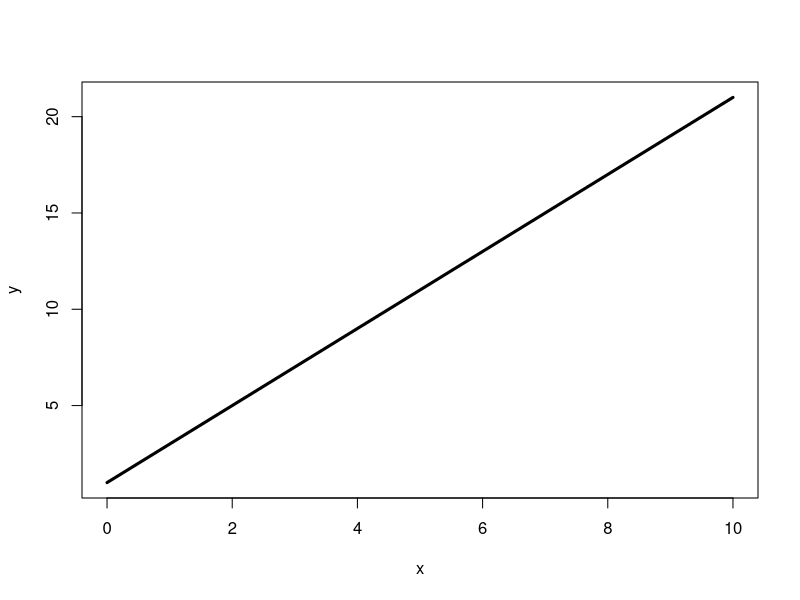
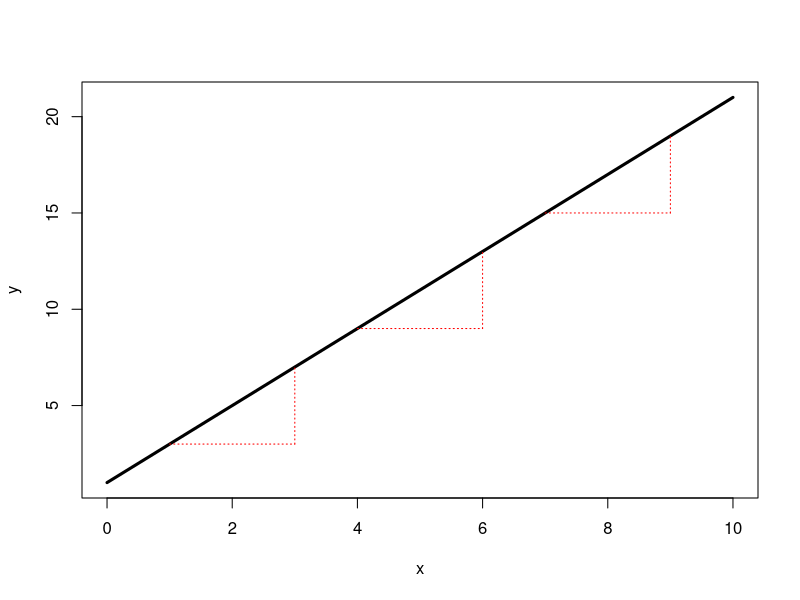
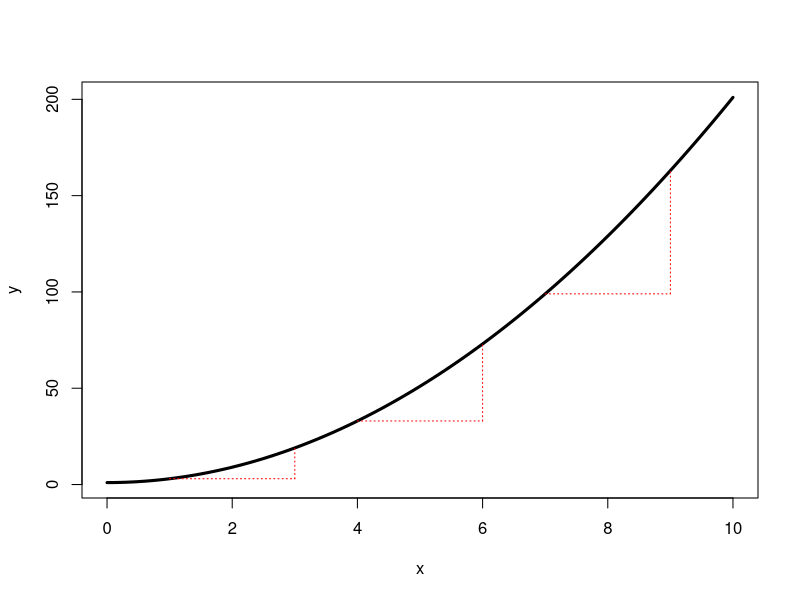
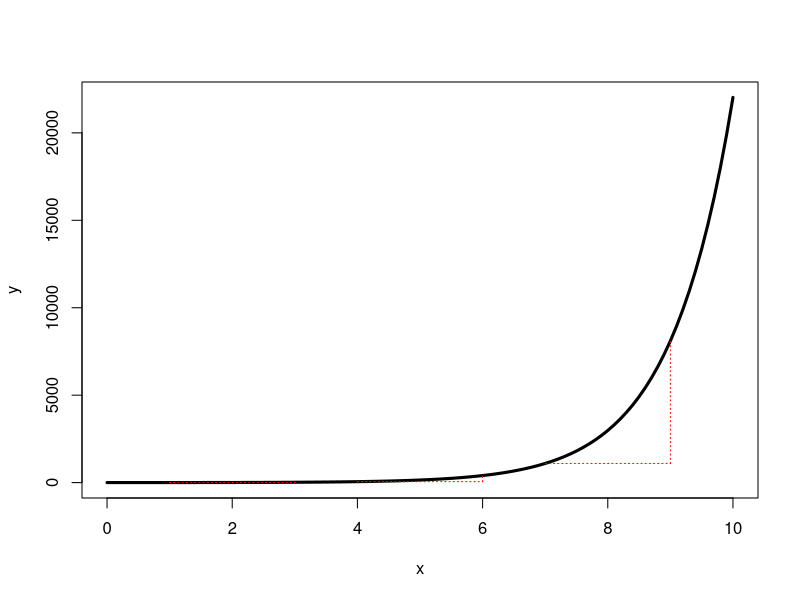
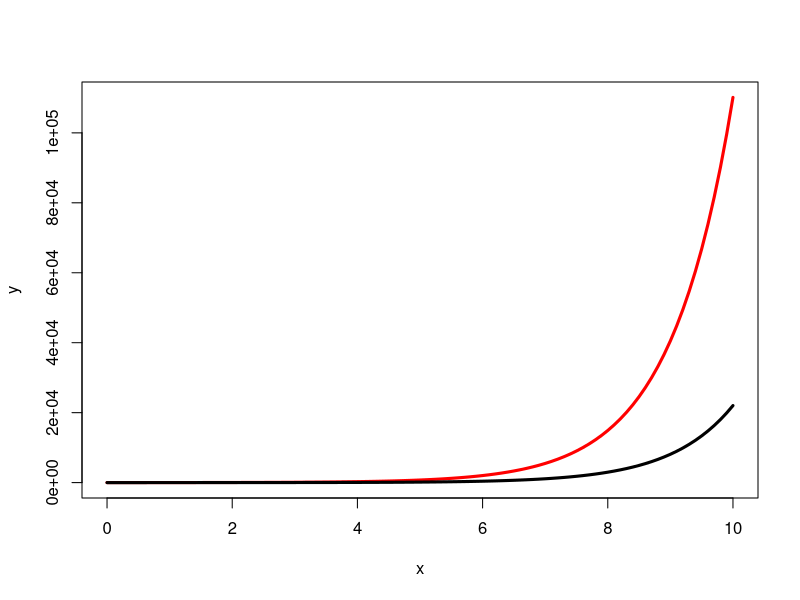
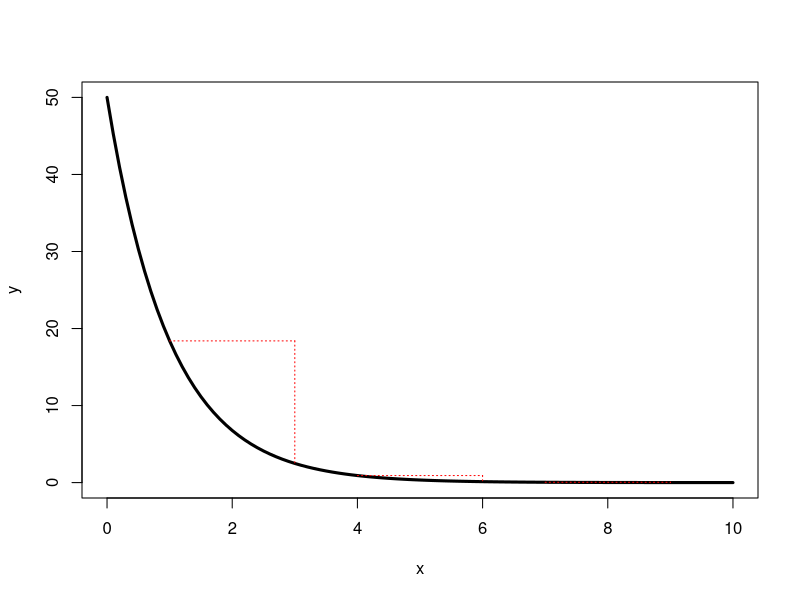
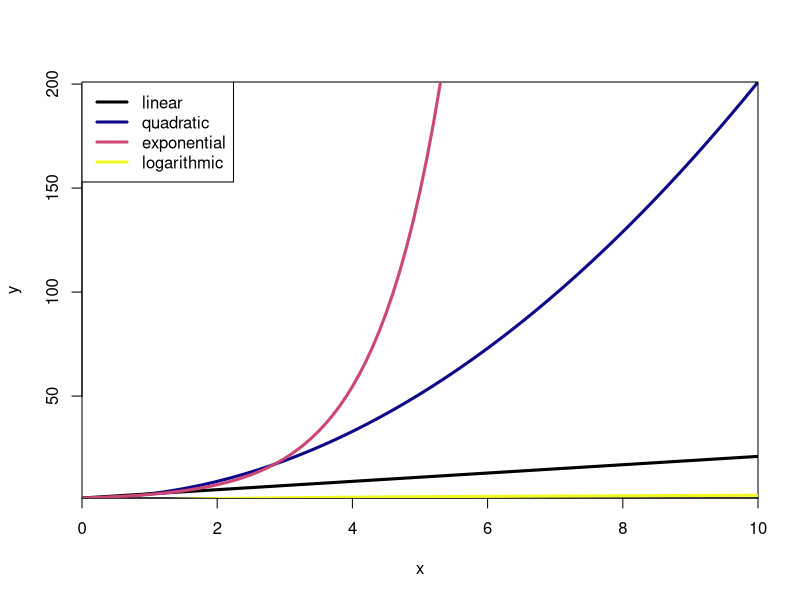
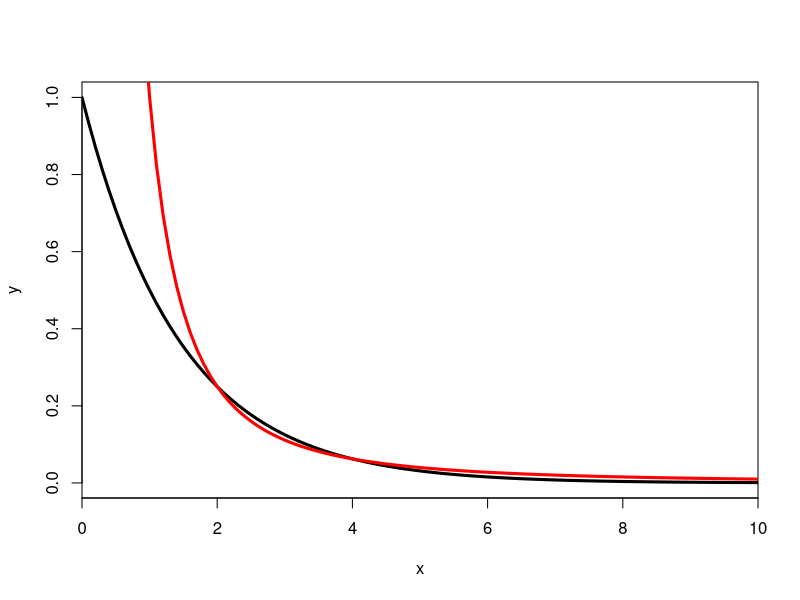

Write the R code that produced these figures, in order.
## ---- chunk 1
#| fig-asp: 1
m <- 2
b <- 1
curve(m*x+b, 0, 10, lwd=3, xlab="x", ylab="y")
## ---- chunk 2
#| fig-asp: 1
# define a linear function
lin <- function(x,m=2,b=1) m*x + b
# draw curve, add increments
curve(lin(x), 0, 10, lwd=3, xlab="x", ylab="y")
segments(1,lin(1),3,lin(1), col="red", lty=3)
segments(3,lin(1),3,lin(3), col="red", lty=3)
segments(4,lin(4),6,lin(4), col="red", lty=3)
segments(6,lin(4),6,lin(6), col="red", lty=3)
segments(7,lin(7),9,lin(7), col="red", lty=3)
segments(9,lin(7),9,lin(9), col="red", lty=3)
## ---- chunk 3
#| fig-asp: 1
# quadratic function
quad <- function(x,m=2,b=1) m*x^2+b
curve(quad(x), 0, 10, lwd=3, xlab="x", ylab="y")
segments(1,quad(1),3,quad(1), col="red", lty=3)
segments(3,quad(1),3,quad(3), col="red", lty=3)
segments(4,quad(4),6,quad(4), col="red", lty=3)
segments(6,quad(4),6,quad(6), col="red", lty=3)
segments(7,quad(7),9,quad(7), col="red", lty=3)
segments(9,quad(7),9,quad(9), col="red", lty=3)
## ---- chunk 4
#| fig-asp: 1
curve(exp(x), 0, 10, lwd=3, xlab="x", ylab="y")
segments(1,exp(1),3,exp(1), col="red", lty=3)
segments(3,exp(1),3,exp(3), col="red", lty=3)
segments(4,exp(4),6,exp(4), col="red", lty=3)
segments(6,exp(4),6,exp(6), col="red", lty=3)
segments(7,exp(7),9,exp(7), col="red", lty=3)
segments(9,exp(7),9,exp(9), col="red", lty=3)
## ---- chunk 5
#| fig-asp: 1
curve(5*exp(x), 0, 10, lwd=3, col="red", xlab="x", ylab="y")
curve(1*exp(x), 0, 10, lwd=3, col="black", add=TRUE)
## ---- chunk 6
#| fig-asp: 1
curve(50*exp(-x), 0, 10, lwd=3, xlab="x", ylab="y")
segments(1,50*exp(-1),3,50*exp(-1), col="red", lty=3)
segments(3,50*exp(-1),3,50*exp(-3), col="red", lty=3)
segments(4,50*exp(-4),6,50*exp(-4), col="red", lty=3)
segments(6,50*exp(-4),6,50*exp(-6), col="red", lty=3)
segments(7,50*exp(-7),9,50*exp(-7), col="red", lty=3)
segments(9,50*exp(-7),9,50*exp(-9), col="red", lty=3)
## ---- chunk 7
#| fig-asp: 1
# draw exp first to make sure axes fit
require(viridisLite)
c <- plasma(3)
curve(quad(x), 0, 10, lwd=3, col=c[1],
      xlab="x", ylab="y",
      xaxs="i", yaxs="i")
curve(lin(x), 0, 10, lwd=3, col="black", add=TRUE)
curve(exp(x), 0, 10, lwd=3, col=c[2], add=TRUE)
curve(log(x), 0.01, 10, lwd=3, col=c[3], add=TRUE)
legend("topleft", c("linear","quadratic","exponential","logarithmic"),
       col=c("black",c), lty=1, lwd=3)
## ---- chunk 8
#| fig-asp: 1
curve(0.5^x,0, 10, lwd=3, xaxs="i", xlab="x", ylab="y")
curve(x^-2, 0, 10, lwd=3, col="red", add=TRUE)
## ---- chunk 9
#| fig-asp: 1
x <- seq(0,30,length=500)
# transmissibility function fp> 0 fpp < 0
f <- function(x) {
  0.5 - exp(-0.2*(x-7))
}
# derivative of the utility function
fprime <- function(x) {
  0.2*exp(-0.2*(x-7))
}

# 1st-degree Taylor series around x: f + fp*(z-x) = 0
# z = x -(f/fp)
# solve for tangency; find the root of this
xinter <- function(x) {
  return(x - f(x)/fprime(x))
}

soln <- uniroot(xinter,c(0,40))
plot(x,f(x), type="l", lwd=2, xaxs="i", yaxs="i",
     axes=FALSE,
     xlab="Mortality",
     ylab="Transmissibility",
     ylim=c(0,0.7))
axis(1,labels=FALSE,tick=FALSE)
axis(2,labels=FALSE,tick=FALSE)
box()
lines(x,(f(soln$root)/soln$root)*x,col=grey(0.75))
segments(soln$root,0,soln$root,f(soln$root), lty=2, col="red")
segments(0,f(soln$root),soln$root,f(soln$root), lty=2, col="red")
mtext(expression(paste(delta,"*")),1,at=soln$root, padj=1)
mtext(expression(paste(beta,"*")),2,at=f(soln$root),padj=0.5, adj=1.5, las=2)
mtext(expression(mu),1,at=5, padj=1)
## ---- chunk 10
#| fig-asp: 1
x <- seq(1,11,,110)
y <- 4*log(x)
y1 <- 0.1*exp(x/2)
y2 <- 0.1*exp(x/1.5)
# maxima
d1 <- y-y1
d2 <- y-y2
max1 <- x[which(d1==max(d1))]
max2 <- x[which(d2==max(d2))]

### concave benefits/concave costs
plot((x-1)/10,y/11, type="l", lwd=3, 
     xlab="Reproductive Effort", 
     ylab="Cost or Benefit",  
     xlim=c(0,1), ylim=c(0,1))
lines((x-1)/10, y/11 + 0.01*x, lwd=3, col="red")
#legend(0.05,1, c("Benefit","Cost"), lwd=3, lty=1, col=c("black","red"))
abline(v=0, col=grey(0.65))
title("No Reproduction")

### concave benefits/convex costs
plot((x-1)/10,y/11, type="l", lwd=3, 
     xlab="Reproductive Effort", 
     ylab="Cost or Benefit", 
     xlim=c(0,1), ylim=c(0,1))
lines((x-1)/10,y1/11, lwd=3, col="red")
abline(v=max1/11, col=grey(0.65))
#legend(0.05,1, c("Benefit","Cost"), lwd=3, lty=1, col=c("black","red"))
title("Intermediate Reproduction")

### concave benefits/concave costs, full RE
plot((x-1)/10,y/11, type="l", lwd=3, col="red", 
     xlab="Reproductive Effort", 
     ylab="Cost or Benefit", 
     xlim=c(0,1), ylim=c(0,1))
lines((x-1)/10, y/11 + 0.01*x, lwd=3, col="black")
#legend(0.05,1, c("Benefit","Cost"), lwd=3, lty=1, col=c("black","red"))
abline(v=1, col=grey(0.65))
title("Maximal (Suicidal) Reproduction")
## ---- chunk 11
#| fig-asp: 1
## risk-aversion
x <- seq(0,5,length=1000)
r <- 0.75
fx <- 1-exp(-r*x)
## for part deux
aaa <- (fx-0.4882412)^2
which(aaa==min(aaa))
#[1] 179
plot(x,fx, type="n", lwd=3, axes=FALSE, frame=TRUE,
     xlab="Parity (x)", ylab="Fitness (w(x))", 
     xaxs="i", yaxs="i", xlim=c(-0.1,5.1), ylim=c(0,1))
#segments(0,0,5,fx[1000], lwd=2, col=grey(0.75))
axis(1, at=c(0,2.5,5), labels=c(expression(x[0]), expression(bar(x)),
                                expression(x[1])), tick=FALSE)
segments(2.5,0,2.5,0.846645, lwd=3, lty=1, col=grey(0.65))
segments(2.5,0.846645,0,0.846645, lwd=3, lty=1, col="red")
arrows(0,0.846645,0,0.01, lwd=3, lty=1, col="red", length=.25,angle=10)
segments(2.5,0.846645,5,0.846645, lwd=3, lty=1, col="red")
arrows(5,0.846645,5,fx[1000], lwd=3, lty=1, col="red", length=.25,angle=10)
lines(x,fx, lwd=3, col="black")
## ---- chunk 12
#| fig-asp: 1
plot(x,fx, type="n", lwd=3, axes=FALSE, frame=TRUE,
     xlab="Parity (x)", ylab="", 
     xaxs="i", yaxs="i", xlim=c(0,5.1), ylim=c(0,1))
segments(0,0,5,fx[1000], lwd=3, col=grey(0.75))
axis(1, at=c(0.05,x[179],2.5,5), 
     labels=c(expression(x[0]), expression(x[C]),
               expression(bar(x)), expression(x[1])),
     tick=FALSE)
mtext("Fitness (w(x))", side=2,line=2, adj=0.65)
axis(2, at=0.4882412, labels="", tick=FALSE)
segments(2.5,0,2.5,0.4882412,lwd=3, lty=1, col="red") # vertical line at bar(x)
segments(2.5,0.4882412,2.5,fx[501], lwd=3, lty=2, col="red")
lines(x,fx, lwd=3, col="black")
## ---- chunk 13
#| fig-asp: 1
plot(x,fx, type="n", lwd=3, axes=FALSE, frame=TRUE,
     xlab="Parity (x)", ylab="", 
     xaxs="i", yaxs="i", xlim=c(0,5.1), ylim=c(0,1))
segments(0,0,5,fx[1000], lwd=3, col=grey(0.75))
axis(1, at=c(0.05,x[179],2.5,5), 
     labels=c(expression(x[0]), expression(x[C]),
              expression(bar(x)), expression(x[1])),
     tick=FALSE)
mtext("Fitness (w(x))", side=2,line=2, adj=0.65)
axis(2, at=0.4882412, labels="", tick=FALSE)
segments(2.5,0,2.5,0.4882412,lwd=3, lty=1, col="red") # vertical line at bar(x)
segments(2.5,0.4882412,x[179],0.4882412,lwd=3, lty=1, col="red") # horizontal line back to utility curve
segments(x[179],0.4882412,x[179],0, lwd=3, lty=1, col="green") # vertical line to x_c
lines(x,fx, lwd=3, col="black")
text(0.35, 0.54, expression(pi==bar(x) - x[C]))
## ---- chunk 14
#| fig-asp: 1
n <- seq(0,20,,500)
rate <- 0.2
cinit <- 55
plot(n, cinit*exp(-rate*n), type="l", 
     lwd=3, col="#0D0887FF",
     xlab="Number of Species", 
     ylab="Rate",
     ylim=c(0,60),
     xlim=c(-3,23),
     yaxs="i",
     axes=FALSE)
lines(n, exp(rate*n), lwd=3, col="#9C179EFF")
segments(log(cinit)/(2*rate),0,log(cinit)/(2*rate),exp(rate*log(cinit)/(2*rate)), lty=2)
axis(1, at=c(log(cinit)/(2*rate)), labels = c(expression(hat(N))))
box()
## ---- chunk 15
#| fig-asp: 1
prelec <- function(p,a,b) (exp(-(-log(p))^a))^b
## function to solve for interior equilibrium
fn <- function(p,a,b) (exp(-(-log(p))^a))^b - p
a <- 2
b <- 1.7
# we know p=0 and p=1 are solutions so limit to searching an interior interval
pint <- uniroot(fn,interval=c(0.1,0.9),a=a,b=b)$root
p <- seq(0,1,,1000)
plot(p, prelec(p=p,a=a,b=b), type="l", col="blue4", lwd=2, 
     axes=FALSE, frame=TRUE,
     xaxs="i", yaxs="i", 
     xlab=expression(W[t]), ylab=expression(W[t+1]),
     xlim=c(-0.05,1.05), ylim=c(-0.05,1.05))
abline(a=0,b=1,lwd=1, col=grey(0.75))
points(c(0,pint,1),c(0,prelec(p=pint,a=a,b=b),1), pch=c(19,1,19), cex=1.5)
## ---- chunk 16
#| fig-asp: 1
plot(1:10,1:10, type="n", axes=FALSE, frame=TRUE, xlab="Specis 1", ylab="Species 2")
segments(0,6,6,6, lwd=3)
segments(6,0,6,6, lwd=3)
axis(1, at=c(6), labels=c(expression(hat(S)[1])))
axis(2, at=c(6), las=2, labels=c(expression(hat(S)[2])))
text(3,3, "No Epidemic")
text(7.5,7.5, "Epidemic")
## ---- chunk 17
#| fig-asp: 1
g <- seq(0,sqrt(1/5),,500)
h <- sqrt(1-(5*g^2))
plot(g,h, type="l", axes=FALSE, frame=TRUE, yaxs="i", xaxs="i", 
     ylim=c(0,1.1), xlim=c(0,0.5), lwd=3, 
     xlab="Species 1", ylab="Species 2")
axis(1, at=c(sqrt(1/5)), labels=c(expression(hat(S)[1])))
axis(2, at=c(1), las=2, labels=c(expression(hat(S)[2])))
segments(0,1,sqrt(1/5),1, lty=3)
segments(sqrt(1/5),0,sqrt(1/5),1, lty=3)
text(0.2,0.45, "No Epidemic")
text(0.4,0.9, "Epidemic")
## ---- chunk 18
#| fig-asp: 1
plot(0:10,0:10, type="n", axes=FALSE, frame=TRUE, 
     yaxs="i", xaxs="i",
     xlab="Species 1", ylab="Species 2")
segments(0,9,9,0, lwd=3)
axis(1, at=c(9), labels=c(expression(hat(S)[1])))
axis(2, at=c(9), las=2, labels=c(expression(hat(S)[2])))
text(2.8,2.7, "No Epidemic")
text(6.7,5.3, "Epidemic")
## ---- chunk 19
#| fig-asp: 1
x <- seq(0,10,,1000)
plot(x, exp(-0.5*x), 
     type="n", 
     axes=FALSE, frame=TRUE, 
     xaxs="i", yaxs="i", 
     xlab="Species 1",
     ylab="Species 2", 
     xlim=c(2,9), 
     ylim=c(0.02,0.4))
lines(x,exp(-0.5*x), lwd=3)
segments(2,exp(-0.5*2),log(0.02)/-0.5,0.02, lty=3)
axis(1, at=c(7.859947), labels=c(expression(hat(S)[1])))
axis(2, at=c(0.36800318), las=2, labels=c(expression(hat(S)[2])))
text(3, 0.08755055, "No Epidemic")
text(5,0.13, "Epidemic")
## ---- chunk 20
#| fig-asp: 1
x <- seq(0,12,,1000)
plot(x, exp(-0.5*x), 
     type="n", 
     axes=FALSE, frame=TRUE, 
     xaxs="i", yaxs="i", 
     xlab="Species 1",
     ylab="Species 2", 
     xlim=c(2,12), 
     ylim=c(0.002,0.4))
lines(x,exp(-0.5*x), lwd=3)
segments(2.1,exp(-0.5*2.1),2.1,exp(-0.5*2.6), lwd=2, col="red")
segments(2.1,exp(-0.5*2.6),2.6,exp(-0.5*2.6), lwd=2, col="red")
segments(5,exp(-0.5*5),5,exp(-0.5*5.5), lwd=2, col="red")
segments(5,exp(-0.5*5.5),5.5,exp(-0.5*5.5), lwd=2, col="red")
